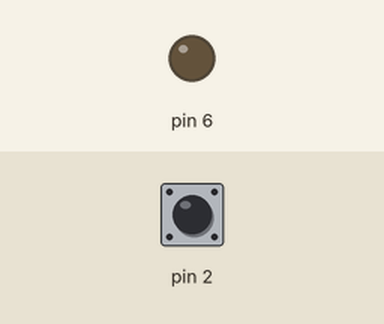
Bench run of a sketch on a simulated Arduino Uno, built with avr-gcc and run on an emulated ATmega328P. On the bench: output pins drawn as LEDs (lit = HIGH). The inputs (shaded band) are chosen by the test bench; at power-on: pin 2 HIGH.

Above: at 1.2 s.
1.3 s: pin 2 pulled LOW for 0.15 s
At 2.3 s:
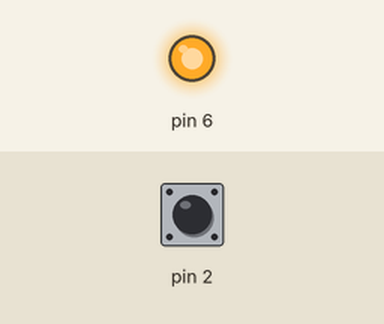
2.9 s: pin 2 pulled LOW for 1 s
At 4.7 s:
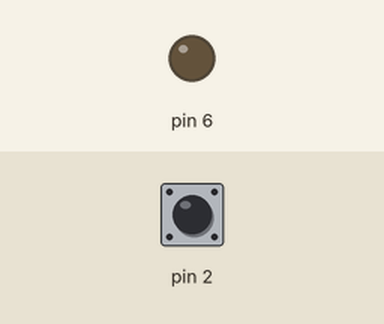
5.4 s: pin 2 pulled LOW for 3.2 s
At 9.5 s:
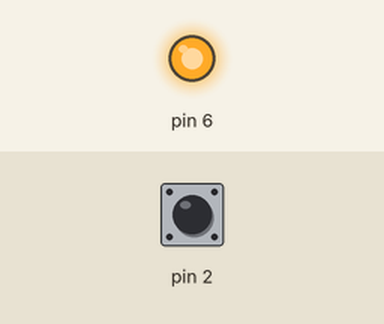
Timing chart, 0 to 11.0 s (numbered marks = the images above; inputs shaded):
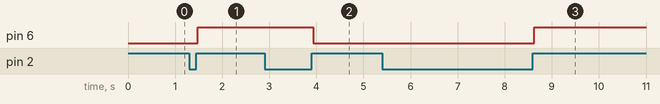

The sketch:

2020-03-18_delay_using_millis.ino
```cpp
bool btnpsed=false;

typedef enum{
  OFF,ON
}ledState_t;
ledState_t ledState=OFF;

bool debounce(int pin);

void setup() {
  // put your setup code here, to run once:
  pinMode(2,INPUT_PULLUP);
  pinMode(6,OUTPUT);
}

void loop() {
  // put your main code here, to run repeatedly:

  btnpsed=debounce(2);

  if (btnpsed){
    btnpsed=false;
    ledState=~ledState;
    digitalWrite(6,ledState);
  }

}

bool debounce(int pin){
  typedef enum{
    detectPressing,detectReleasing
  }buttonState_t;

  static buttonState_t buttonState=detectPressing;

  bool flag=false;

  switch(buttonState){
    case detectPressing:
      if(digitalRead(pin)==LOW){
        delay(30);
        if(digitalRead(pin)==LOW){
          buttonState=detectReleasing;
        }
      }
      break;
    case detectReleasing:
      if(digitalRead(pin)==HIGH){
        delay(30);
        if(digitalRead(pin)==HIGH){
          flag=true;
          buttonState=detectPressing;
        }
      }
      break;
  }

  return flag;

}
```

Measured:
- after the input at 1.3 s, pin 6: LOW → HIGH after 0.18 s
- after the input at 2.9 s, pin 6: HIGH → LOW after 1.0 s
- after the input at 5.4 s, pin 6: LOW → HIGH after 3.2 s
